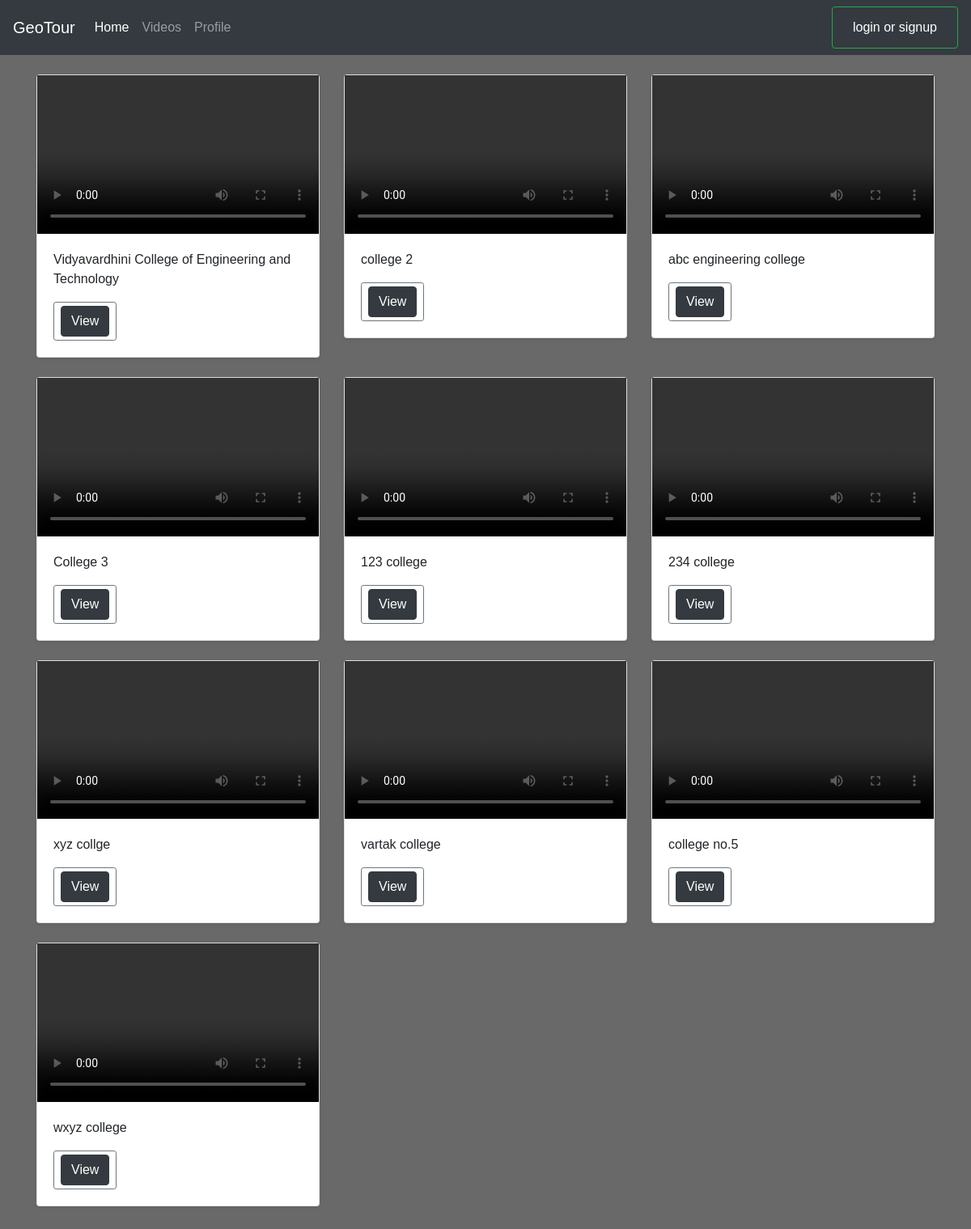
The app's page /service with its own data.
### GeoTour/models.py (models this page shows, shortened)
class Video(models.Model):
    name=models.CharField(max_length=100)
    video=models.FileField(upload_to="video/%y")

### GeoTour/views.py (the view)
# urls.py: path("service",views.service, name='Service'),
def service(request):
    video=Video.objects.all()
    return render(request,'service.html',{"video":video})

### templates/service.html (shortened to what this page needs)
{% extends 'base.html'%}
{%block body%}
<div class="container my-4">
<div class="row">
  {% for x in video%}
  <div class="col-md-4">
    <div class="card mb-4 shadow-sm">
       <div class="embed-responsive embed-responsive-16by9">
           <video class="video-fluid" controls="controls">
            <source src="{{x.video.url}}" type="video/mp4">
           </video>
          </div>
          <div class="card-body">
            <p class="card-text">{{x.name}}</p>
            <div class="d-flex justify-content-between align-items-center">
              <div class="btn-group">
                <button type="button" class="btn btn-sm btn-outline-secondary"><a class="btn btn-dark" role="button" href="/detail">View</a></button>
              </div>
            </div>
          </div>
        </div>
      </div>
      {% endfor %}
    </div>
    </div>
{% endblock body %}

### templates/base.html (shortened to what this page needs)
<!doctype html>
<html lang="en">
  <head>
    <link rel="stylesheet" href="https://cdn.jsdelivr.net/npm/bootstrap@4.6.2/dist/css/bootstrap.min.css">
    <link rel="stylesheet" href="style.css">
    <link rel="stylesheet" href="pg7.css">
  </head>
  <body>
<nav class="navbar navbar-expand-lg navbar-dark bg-dark">
        <a class="navbar-brand" href="#">GeoTour</a>
        <div class="collapse navbar-collapse" id="navbarSupportedContent">
          <ul class="navbar-nav mr-auto">
            <li class="nav-item active">
              <a class="nav-link" href="/index">Home <span class="sr-only">(current)</span></a>
            </li>
            <li class="nav-item">
              <a class="nav-link" href="/service">Videos</a>
            </li>
              <li class="nav-item">
                <a class="nav-link" href="/profile">Profile</a>
              </li>
          </ul>
          <form class="form-inline my-2 my-lg-0">
            {% if  user.is_authenticated %}
            <button class="btn btn-outline-success my-2 my-sm-0" type="submit"><a class="btn btn-dark" role="button" href="/logout">Logout</a></button>
            {% else %}
            <button class="btn btn-outline-success my-2 my-sm-0" type="submit"><a class="btn btn-dark" role="button" href="/login">login or signup</a></button>
            {% endif %}
          </form>
        </div>
</nav>
{%block body%} {% endblock body %}
  </body>
</html>

### static/style.css (style rules this page uses)
body { background-color: dimgray; }
* { margin: 0; padding: 0; font-family: 'Poppins', sans-serif; box-sizing: border-box; }

### static/pg7.css (style rules this page uses)
body { background-color: dimgray; }
* { margin: 0; padding: 0; font-family: 'Poppins', sans-serif; box-sizing: border-box; }

### records on screen
Video: name "Vidyavardhini College of Engineering and Technology"
Video: name "college 2"
Video: name "abc engineering college"
Video: name "College 3"
Video: name "123 college"
Video: name "234 college"
Video: name "xyz collge"
Video: name "vartak college"
Video: name "college no.5"
Video: name "wxyz college"
